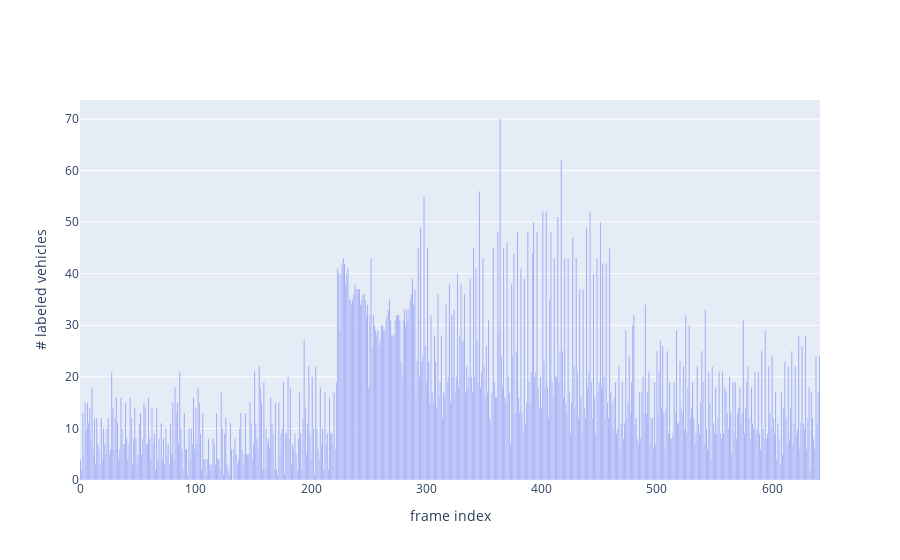

Notebook code for this chart:
### Code cell
# Number of labeled vehicles per frame.
label_counts = []
custom_data = []
for labels, labels_data in labels_loader.load_items():
    label_counts.append(len(labels))
    custom_data.append(labels_data['image_file_name'][21:-4])
go.Figure(
    go.Bar(
        y=label_counts,
        customdata=custom_data,
        hovertemplate='index: %{x}<br>#vehicles: %{y}<br>frame: %{customdata}',
    ),
    layout=dict(xaxis_title='frame index', yaxis_title='# labeled vehicles'),
)

### Figure 1 — Plotly figure (JSON) as saved in the notebook; plotly's stock layout.template omitted (floating-point values rounded to 4 significant figures; data arrays with more than 128 entries replaced by an {"elided": "..."} marker saying what was removed)
{"data": [{"customdata": {"elided": "642 str values"}, "hovertemplate": "index: %{x}<br>#vehicles: %{y}<br>frame: %{customdata}", "type": "bar", "y": {"elided": "642 int values"}}], "layout": {"xaxis": {"title": {"text": "frame index"}}, "yaxis": {"title": {"text": "# labeled vehicles"}}}}
